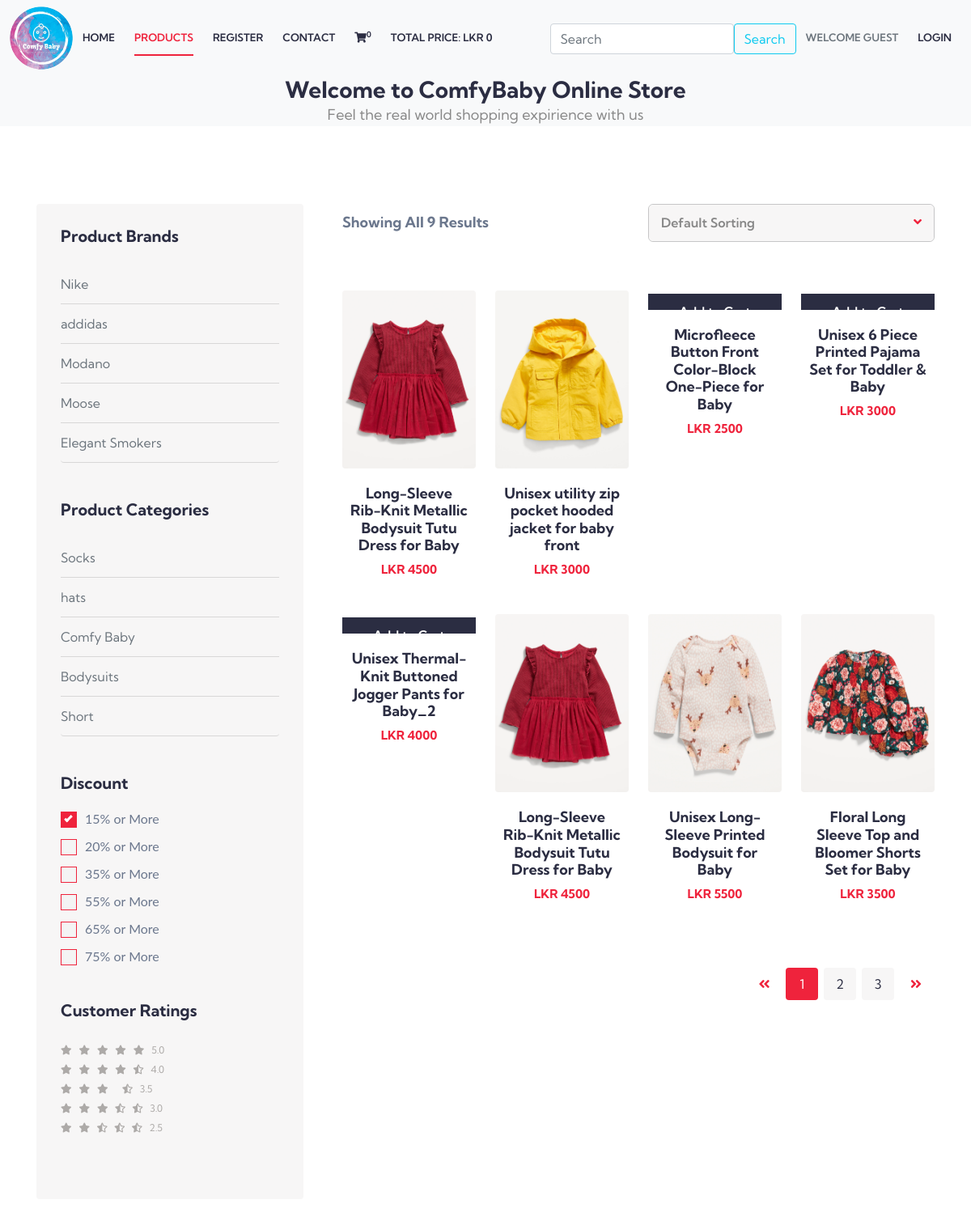
Screenshot of /display_all.php with the database file from the repository.
### tables this page shows
CREATE TABLE `brands` (
  `brand_id` int(11) NOT NULL,
  `brand_title` varchar(100) NOT NULL
);

CREATE TABLE `categories` (
  `category_id` int(11) NOT NULL,
  `category_title` varchar(100) NOT NULL
);

CREATE TABLE `products` (
  `product_id` int(11) NOT NULL,
  `product_title` varchar(100) NOT NULL,
  `product_description` varchar(255) NOT NULL,
  `product_keywords` varchar(255) NOT NULL,
  `category_id` int(11) NOT NULL,
  `brand_id` int(11) NOT NULL,
  `product_image1` varchar(255) NOT NULL,
  `product_image2` varchar(255) NOT NULL,
  `product_image3` varchar(255) NOT NULL,
  `product_price` varchar(100) NOT NULL,
  `date` timestamp NOT NULL DEFAULT current_timestamp() ON UPDATE current_timestamp(),
  `status` varchar(100) NOT NULL
);

### functions/common_fucntion.php (the view, shortened to what this page needs)
<?php
function get_all_products(){
    global $con;
    if(!isset($_GET['category'])){
        if(!isset($_GET['brand'])){
    $select_query="Select * from `products` order by rand()";
$result_query=mysqli_query($con,$select_query);
while($row=mysqli_fetch_assoc($result_query)){
  $product_id=$row['product_id'];
  $product_title=$row['product_title'];
  $product_image1=$row['product_image1'];
  $product_price=$row['product_price'];
echo " <div class='col-lg-3 col-md-3 col-6 product-incfhny mt-4'>
<div class='product-grid2'>
<div class='product-image2'>
<a href='product_details.php?product_id=$product_id'>
    <img class='pic-1 img-fluid radius-image' src='./admin_area/product_images/$product_image1'>
    <img class='pic-2 img-fluid radius-image' src='./admin_area/product_images/$product_image1'>
</a>
<ul class='social'>
    <li><a href='product_details.php?product_id=$product_id' data-tip='Quick View'><span class='fa fa-eye'></span></a></li>
    <li><a href='index.php?add_to_cart=$product_id' data-tip='Add to Cart'><span class='fa fa-shopping-bag'></span></a>
    </li>
</ul>
<div class='shopv single-item'>
    <form action='#' method='post'>
        <input type='hidden' name='cmd' value='_cart'>
        <input type='hidden' name='add' value='1'>
        <input type='hidden' name='shopv_item' value='$product_title'>
        <input type='hidden' name='amount' value='899.99'>
        <a href='index.php?add_to_cart=$product_id' class='shopv-cart pshopv-cart add-to-cart'>
            Add to Cart</a>
    </form>
</div>
</div>
<div class='product-content'>
<h3 class='title'><a href='product_details.php?product_id=$product_id'>$product_title</a></h3>
<span class='price'>LKR $product_price</span>
</div>
</div>
</div>";
}
}
}
}
function getbrands(){
    global $con;
    $select_brands="Select * from `brands`";
$result_brands=mysqli_query($con,$select_brands);
while($row_data=mysqli_fetch_assoc($result_brands)){
  $brand_title=$row_data['brand_title'];
  $brand_id=$row_data['brand_id'];
  echo "<li class='list-group-item d-flex justify-content-between align-items-center'>
  <a href='display_all.php?brand=$brand_id' class='text-secondary'>$brand_title</a>
</li>";
}
}
function getcategories(){
    global $con;
    $select_categories="Select * from `categories`";
$result_categories=mysqli_query($con,$select_categories);
while($row_data=mysqli_fetch_assoc($result_categories)){
  $category_title=$row_data['category_title'];
  $category_id=$row_data['category_id'];
  echo "<li class='list-group-item d-flex justify-content-between align-items-center'>
  <a href='display_all.php?category=$category_id' class='text-secondary'>$category_title</a>
</li>";
}
}
function getIPAddress() {
   if(!empty($_SERVER['HTTP_CLIENT_IP'])) {
              $ip = $_SERVER['HTTP_CLIENT_IP'];
      }
  elseif (!empty($_SERVER['HTTP_X_FORWARDED_FOR'])) {
              $ip = $_SERVER['HTTP_X_FORWARDED_FOR'];
   }
  else{
           $ip = $_SERVER['REMOTE_ADDR'];
   }
   return $ip;
}
function cart_item(){
  if(isset($_GET['add_to_cart'])){
    global $con;
    $get_ip_add = getIPAddress();
    $select_query="Select * from `cart_details` where ip_address='$get_ip_add'";
    $result_query=mysqli_query($con,$select_query);
    $count_cart_items=mysqli_num_rows($result_query);
  }else{
    global $con;
    $get_ip_add = getIPAddress();
    $select_query="Select * from `cart_details` where ip_address='$get_ip_add'";
    $result_query=mysqli_query($con,$select_query);
    $count_cart_items=mysqli_num_rows($result_query);
  }
  echo $count_cart_items;
  }
  function total_cart_price(){
    $total_price=0;
echo $total_price;
}
?>

### style.css (style rules this page uses)
* { margin: 0; padding: 0; box-sizing: border-box; }

### rows the page displays
brands: brand_title "Nike"
brands: brand_title "addidas"
brands: brand_title "Modano"
brands: brand_title "Moose"
brands: brand_title "Elegant Smokers"
categories: category_title "Socks"
categories: category_title "hats"
categories: category_title "Comfy Baby"
categories: category_title "Bodysuits"
categories: category_title "Short"
products: product_image1 (picture), product_title "Long-Sleeve Rib-Knit Metallic Bodysuit Tutu Dress for Baby", product_price "4500"
products: product_image1 (picture), product_title "Unisex utility zip pocket hooded jacket for baby front", product_price "3000"
products: product_title "Microfleece Button Front Color-Block One-Piece for Baby", product_price "2500"
products: product_title "Unisex 6 Piece Printed Pajama Set for Toddler & Baby", product_price "3000"
products: product_title "Unisex Thermal-Knit Buttoned Jogger Pants for Baby_2", product_price "4000"
products: product_image1 (picture), product_title "Long-Sleeve Rib-Knit Metallic Bodysuit Tutu Dress for Baby", product_price "4500"
products: product_image1 (picture), product_title "Unisex Long-Sleeve Printed Bodysuit for Baby", product_price "5500"
products: product_image1 (picture), product_title "Floral Long Sleeve Top and Bloomer Shorts Set for Baby", product_price "3500"

### other values shown
$count_cart_items "0"
$total_price "0"
